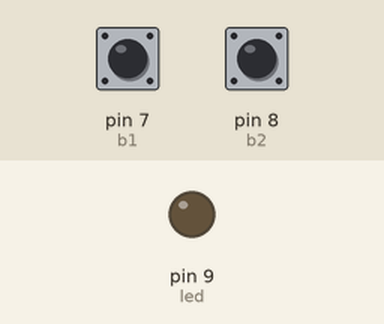
A sketch run on a simulated Arduino Uno, built with avr-gcc and run on an emulated ATmega328P. Parts: output pins drawn as LEDs (lit = HIGH). Dashed ring = blinking. Inputs (shaded band) come from the test bench; at power-on: pin 8 (b2) HIGH, pin 7 (b1) HIGH.

Above: at 1.2 s.
1.3 s: pin 8 (b2) pulled LOW for 0.15 s
At 1.9 s:
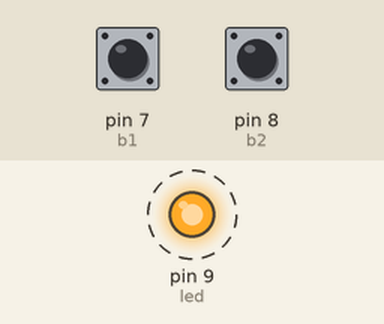
4.4 s: pin 7 (b1) pulled LOW for 0.15 s
At 5.2 s:
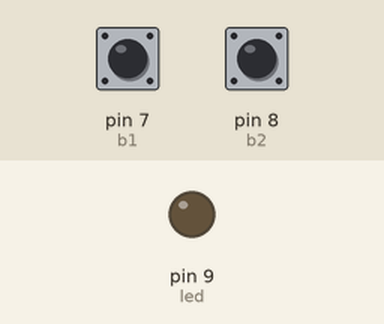
6.0 s: pin 8 (b2) pulled LOW for 1 s
At 6.6 s:
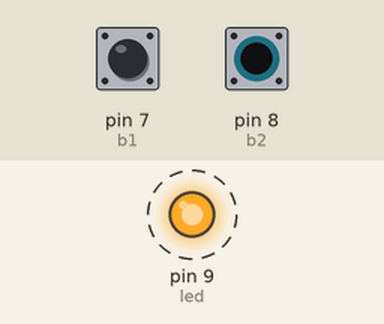
10.0 s: pin 7 (b1) pulled LOW for 1 s
At 10.0 s:
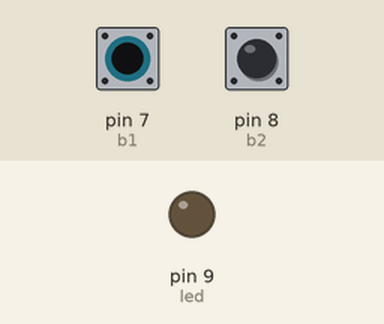
Timing chart, 0 to 13.0 s (numbered marks = the images above; inputs shaded):
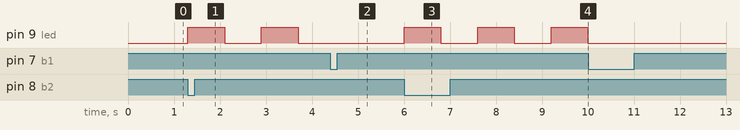

Measured:
- after the input at 1.3 s, pin 9 (led): alternates HIGH for 0.80 s and LOW for 0.80 s, starting at once
- after the input at 4.4 s, pin 9 (led): stays LOW (without the input it goes to HIGH after 0.10 s)
- after the input at 6.0 s, pin 9 (led): alternates HIGH for 0.80 s and LOW for 0.80 s, starting at once
- after the input at 10.0 s, pin 9 (led): stops changing and stays LOW

The sketch:

probleme.ino
```cpp
const int led = 9;
const int b1 = 7;
const int b2 = 8;
int b1value;
int b2value;
bool ledState = false;
unsigned long previousMillis = 0;
const long interval = 800;
void setup() {
  pinMode(led, OUTPUT);
  pinMode(b1, INPUT_PULLUP);
  pinMode(b2, INPUT_PULLUP);
}
void loop() {
  unsigned long currentMillis = millis();
  b1value = digitalRead(b1);
  b2value = digitalRead(b2);
  if (b2value == LOW) {
    ledState = true;
  } else if (b1value == LOW) {
    ledState = false;
  }
  if (ledState == true) {
    if (currentMillis - previousMillis >= interval) {
      previousMillis = currentMillis;
      digitalWrite(led, !digitalRead(led));
    }
  } else {
    digitalWrite(led, LOW);
  }
}
```
